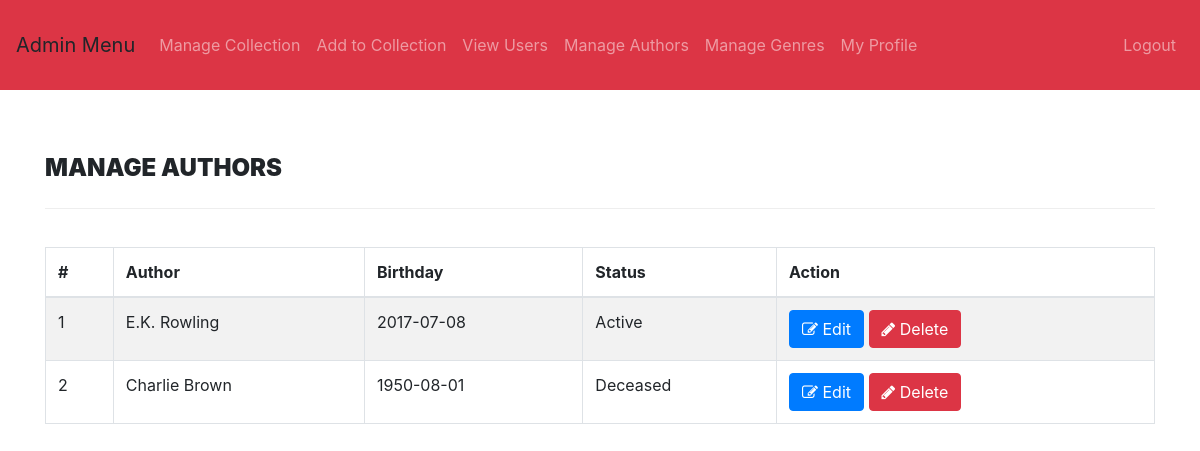
The page /manage-authors.php (signed in) on the database as committed earlier.
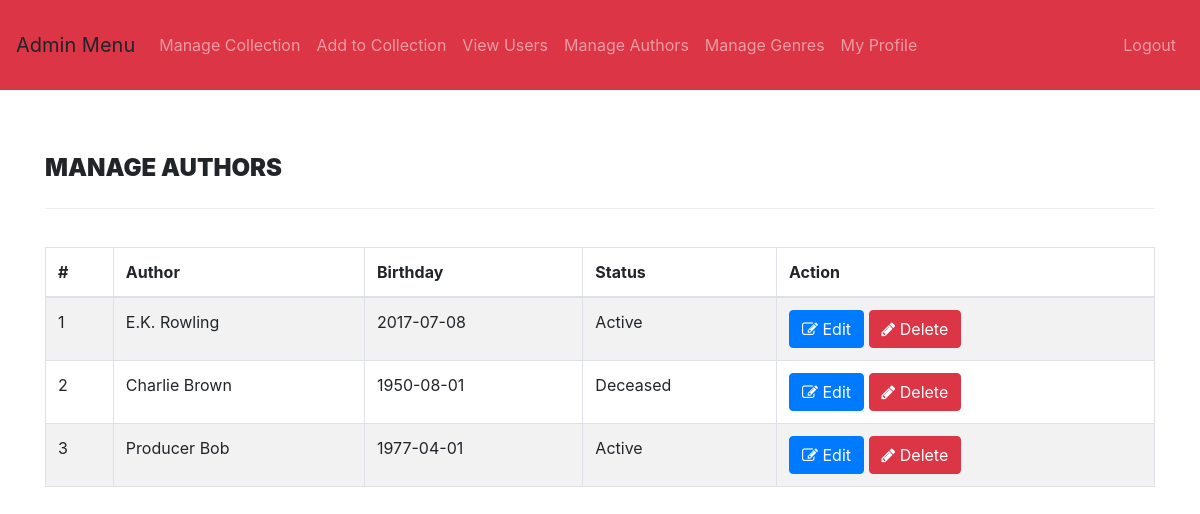
The same page on the database as committed later.
### tables this page shows
CREATE TABLE `authors` (
  `id` int(11) NOT NULL,
  `AuthorName` varchar(159) DEFAULT NULL,
  `Birthday` varchar(10) DEFAULT NULL,
  `Status` varchar(10) DEFAULT NULL
);

### manage-authors.php (the view, shortened to what this page needs)
<?php
include('includes/config.php');
if(strlen($_SESSION['alogin'])==0)
    {
header('location:index.php');
}
else{
    ?>
<!DOCTYPE html>
<html xmlns="http://www.w3.org/1999/xhtml">
<head>
    <link rel="stylesheet" href="https://maxcdn.bootstrapcdn.com/bootstrap/4.3.1/css/bootstrap.min.css">
    <link href="assets/css/font-awesome.css" rel="stylesheet" />
    <link href="assets/js/dataTables/dataTables.bootstrap4.css" rel="stylesheet" />
    <link href="assets/css/style.css" rel="stylesheet" />
</head>
<body>
<?php include('admin-navbar.php');?>
    <div class="content-wrapper">
         <div class="container">
        <div class="row pad-botm">
            <div class="col-md-12">
                <h4 class="header-line">Manage Authors</h4>
    </div>
        </div>
            <div class="row">
                <div class="col-md-12">
                    <div class="panel panel-default">
                        <div class="panel-body">
                            <div class="table-responsive">
                                <table class="table table-striped table-bordered table-hover" id="dataTables-example">
                                    <thead>
                                        <tr>
                                            <th>#</th>
                                            <th>Author</th>
                                            <th>Birthday</th>
                                            <th>Status</th>
                                            <th>Action</th>
                                        </tr>
                                    </thead>
                                    <tbody>
<?php $sql = "SELECT * from  authors";
$query = $dbh -> prepare($sql);
$query->execute();
$results=$query->fetchAll(PDO::FETCH_OBJ);
$cnt=1;
if($query->rowCount() > 0)
{
foreach($results as $result)
{               ?>
                                        <tr class="odd gradeX">
                                            <td class="center"><?php echo htmlentities($cnt);?></td>
                                            <td class="center"><?php echo htmlentities($result->AuthorName);?></td>
                                            <td class="center"><?php echo htmlentities($result->Birthday);?></td>
                                            <td class="center"><?php echo htmlentities($result->Status);?></td>
                                            <td class="center">
                                            <a href="edit-author.php?authorid=<?php echo htmlentities($result->id);?>"><button class="btn btn-primary"><i class="fa fa-edit "></i> Edit</button>
                                          <a href="manage-authors.php?del=<?php echo htmlentities($result->id);?>" onclick="return confirm('Are you sure you want to delete?');" >  <button class="btn btn-danger"><i class="fa fa-pencil"></i> Delete</button>
                                            </td>
                                        </tr>
 <?php $cnt=$cnt+1;}} ?>
                                    </tbody>
                                </table>
                            </div>
                        </div>
                    </div>
                </div>
            </div>
    </div>
    </div>
</body>
</html>
<?php } ?>

### admin-navbar.php (shortened to what this page needs)
<!DOCTYPE html>
<html lang="en">
<head>
  <link rel="stylesheet" href="https://maxcdn.bootstrapcdn.com/bootstrap/4.3.1/css/bootstrap.min.css">
</head>
<body>
  <nav class="navbar navbar-dark bg-danger navbar-expand-md py-md-2">
      <a class="navbar-brand">Admin Menu</a>
      <div class="navbar-collapse collapse" id="navbarNav">
          <ul class="navbar-nav">
              <li class="nav-item py-md-2"><a href="admin-view.php" class="nav-link">Manage Collection</a></li>
              <li class="nav-item py-md-2"><a href="add-collection.php" class="nav-link">Add to Collection</a></li>
              <li class="nav-item py-md-2"><a href="list-users.php" class="nav-link">View Users</a></li>
              <li class="nav-item py-md-2"><a href="manage-authors.php" class="nav-link">Manage Authors</a></li>
              <li class="nav-item py-md-2"><a href="manage-genres.php" class="nav-link">Manage Genres</a></li>
              <li class="nav-item py-md-2"><a href="admin-profile.php" class="nav-link">My Profile</a></li>
          </ul>
<?php if($_SESSION['alogin'])
  {
?>
          <ul class="navbar-nav ml-auto">
            <li class="nav-item py-md-2 "><a href="logout.php" class="nav-link">Logout</a></li>
          </ul>
<?php }?>
      </div>
  </nav>
<br>
</body>
</html>

### assets/css/style.css (style rules this page uses)
.content-wrapper { margin-top: 40px; min-height:800px; padding-bottom:90px; }
.header-line { font-weight:900; padding-bottom:25px; border-bottom:1px solid #eeeeee; text-transform:uppercase; }
.pad-botm { padding-bottom:30px; }
.navbar { min-height: 90px; margin-bottom: 0px; }

Rows that differ between the two databases and show on the page:
added authors: AuthorName "Producer Bob", Birthday "1977-04-01", Status "Active"
